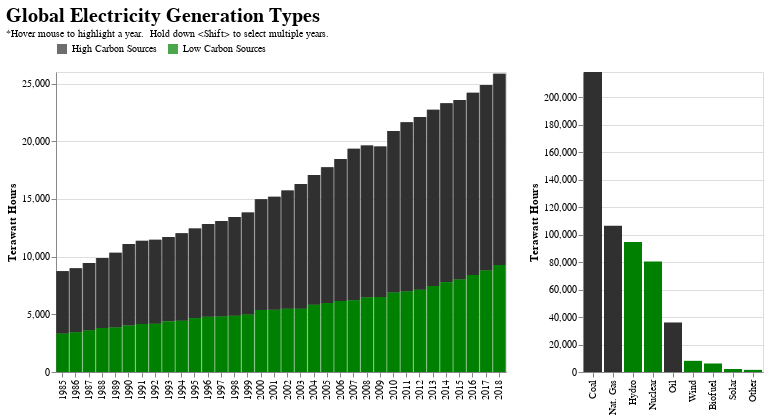

The notebook cell saved with this chart:
### Code cell
# Selected interval
interval = alt.selection_multi(fields=['Year'], on='mouseover')

# Background genType bar chart
bar_genType_background = bar_genType.add_selection(interval)

# Selected genType bar chart 
bar_genType_selected = bar_genType.transform_filter(interval).mark_bar().encode(
    y=alt.Y(
        'sum(TWh):Q',
        stack=True),
    color=alt.Color(
        'SourceType:N', 
        scale=alt.Scale(range=['#303030','green']),
        legend=alt.Legend(
             direction='horizontal',
             orient='top'),
             title=None)
)

# Selected genSource bar chart
bar_genSource_selected = bar_genSource.transform_filter(interval)

# Concatenate charts
alt.concat(bar_genType_background + bar_genType_selected, bar_genSource_selected
    ).resolve_scale(color='independent',
    ).properties(title=alt.TitleParams(
        text='Global Electricity Generation Types',
        fontSize=20,
        subtitle='*Hover mouse to highlight a year.  Hold down <Shift> to select multiple years.',
        subtitleFontSize=10
    ))

### Figure 1 — Vega-Lite specification as saved in the notebook (floating-point values rounded to 4 significant figures; data arrays with more than 128 entries replaced by an {"elided": "..."} marker saying what was removed)
{"config": {"view": {"continuousWidth": 400, "continuousHeight": 300}}, "concat": [{"layer": [{"mark": {"type": "bar", "color": "grey", "opacity": 0.7, "size": 13}, "encoding": {"color": {"field": "SourceType", "legend": {"direction": "horizontal", "orient": "top"}, "scale": {"range": ["#303030", "green"]}, "title": null, "type": "nominal"}, "order": {"field": "SourceType", "sort": "descending", "type": "nominal"}, "x": {"field": "Year", "title": null, "type": "nominal"}, "y": {"aggregate": "sum", "field": "TWh", "stack": true, "title": "Terawatt Hours", "type": "quantitative"}}, "height": 300, "selection": {"selector002": {"type": "multi", "fields": ["Year"], "on": "mouseover"}}, "width": 450}, {"mark": "bar", "encoding": {"color": {"field": "SourceType", "legend": {"direction": "horizontal", "orient": "top"}, "scale": {"range": ["#303030", "green"]}, "title": null, "type": "nominal"}, "order": {"field": "SourceType", "sort": "descending", "type": "nominal"}, "x": {"field": "Year", "title": null, "type": "nominal"}, "y": {"aggregate": "sum", "field": "TWh", "stack": true, "type": "quantitative"}}, "height": 300, "transform": [{"filter": {"selection": "selector002"}}], "width": 450}]}, {"mark": "bar", "encoding": {"color": {"field": "EnergyType", "legend": null, "scale": {"domain": ["Coal", "Oil", "Nat. Gas", "Hydro", "Solar", "Wind", "Biofuel", "Nuclear", "Other"], "range": ["#303030", "#303030", "#303030", "green", "green", "green", "green", "green", "green"]}, "type": "nominal"}, "x": {"field": "EnergyType", "sort": "-y", "title": null, "type": "nominal"}, "y": {"aggregate": "sum", "field": "TWh", "scale": {"domainMin": 0}, "title": "Terawatt Hours", "type": "quantitative"}}, "transform": [{"filter": {"selection": "selector002"}}]}], "data": {"name": "data-1d5600b079a74d36fd8b14741b9e0431"}, "resolve": {"scale": {"color": "independent"}}, "title": {"text": "Global Electricity Generation Types", "fontSize": 20, "subtitle": "*Hover mouse to highlight a year.  Hold down <Shift> to select multiple years.", "subtitleFontSize": 10}, "$schema": "https://vega.github.io/schema/vega-lite/v4.17.0.json", "datasets": {"data-1d5600b079a74d36fd8b14741b9e0431": {"elided": "1836 records"}}}
